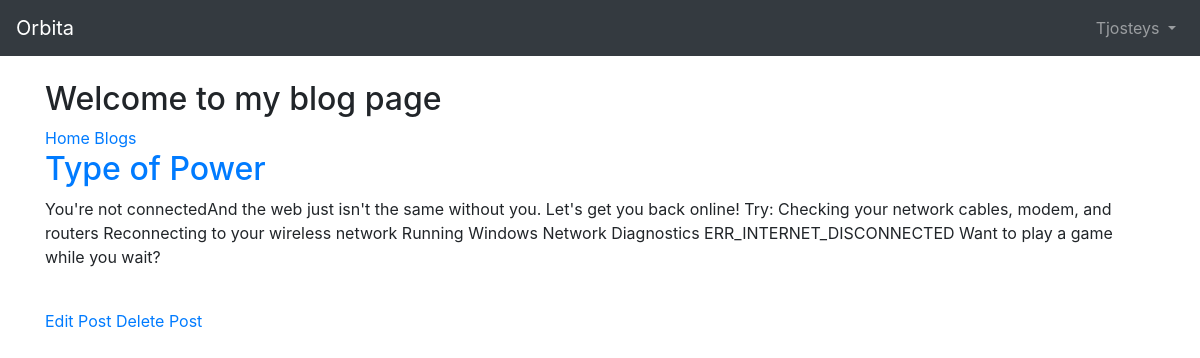
/blog/post/1/ (signed in), run on the app's committed database.
### accounts/models.py (models this page shows, shortened)
class CustomUser(AbstractUser):
	pass

### blog/models.py (models this page shows, shortened)
class Post(models.Model):
	author = models.ForeignKey(get_user_model(), on_delete=models.CASCADE, related_name='posts')
	title = models.CharField(max_length=200)
	body = models.TextField()
	created = models.DateTimeField(auto_now_add=True)
	updated = models.DateTimeField(auto_now=True)

### blog/views.py (the view)
# urls.py: path('post/<int:pk>/', views.BlogDetailView.as_view(), name='post_detail'),
class BlogDetailView(DetailView):
	model = Post
	template_name = 'blog/post_detail.html'

### templates/blog/post_detail.html (shortened to what this page needs)
{% extends 'base.html' %}
{% block content %}
<h2>Welcome to my blog page</h2>
<a href="{% url 'index' %}">Home</a>
<a href="{% url 'post_list' %}">Blogs</a>
<br>
	<div class="post-entry">
		<h2><a href="{}">{{ post.title }}</a></h2>
		<p>{{ post.body }}</p>
	</div>
	<br>
	<a href="{% url 'post_edit' post.pk %}">Edit Post</a>
	<a href="{% url 'post_delete' post.pk %}">Delete Post</a>
{% endblock content %}

### templates/base.html (shortened to what this page needs)
{% load static %}
<!DOCTYPE html>
<html lang="en">
	<head>
		<link rel="stylesheet" href="https://stackpath.bootstrapcdn.com/bootstrap/4.1.3/css/bootstrap.min.css">
	</head>
	<body>
		<nav class="navbar navbar-expand-md navbar-dark bg-dark mb-4">
		<a class="navbar-brand" href="{% url 'index' %}">Orbita</a>
		<div class="collapse navbar-collapse" id="navbarCollapse">
		{% if user.is_authenticated %}
		<ul class="navbar-nav ml-auto">
			<li class="nav-item">
				<a class="nav-link dropdown-toggle" href="#" id="userMenu" data-toggle="dropdown" aria-haspopup="true" aria-expanded="false">{{ user.username }}
				</a>
			</li>
		</ul>
		{% else %}
			<form class="form-inline ml-auto">
				<a href="{% url 'login' %}" class="btn btn-outline-secondary">Log In</a>
				<a href="{% url 'signup' %}" class="btn btn-primary ml-2">Sign up</a>
			</form>
		{% endif %}
		</div>
		</nav>
		<div class="container">
			{% block content %}
			{% endblock content %}
		</div>
	</body>
</html>

### data on the page
CustomUser: username "Tjosteys"
Post: title "Type of Power", body "You're not connectedAnd the web just isn't the same without you. Let's get you back online! Try: Checking your network cables, modem, and routers Reconnecting to your wireless network Running Windows Network Diagnostics ERR_INTERNET_DISCONNECTED Want to play a game while you wait?"
